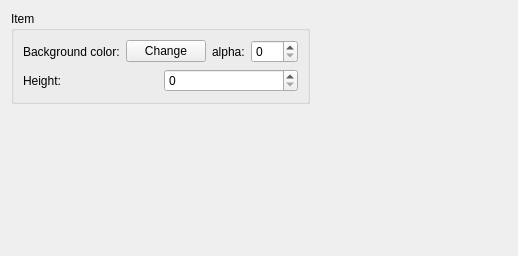
          <widget class="QWidget" name="tab_4" >
           <property name="geometry" >
            <rect>
             <x>0</x>
             <y>0</y>
             <width>518</width>
             <height>256</height>
            </rect>
           </property>
           <attribute name="title" >
            <string>Item</string>
           </attribute>
           <layout class="QGridLayout" name="gridLayout_12" >
            <item row="0" column="0" >
             <widget class="QGroupBox" name="groupBox_4" >
              <property name="title" >
               <string>Item</string>
              </property>
              <layout class="QGridLayout" name="gridLayout_8" >
               <item row="0" column="0" >
                <layout class="QHBoxLayout" name="horizontalLayout_8" >
                 <item>
                  <widget class="QLabel" name="label_12" >
                   <property name="text" >
                    <string>Background color:</string>
                   </property>
                  </widget>
                 </item>
                 <item>
                  <widget class="QPushButton" name="uBackgroundColor" >
                   <property name="text" >
                    <string>Change</string>
                   </property>
                  </widget>
                 </item>
                 <item>
                  <widget class="QLabel" name="label_48" >
                   <property name="text" >
                    <string>alpha:</string>
                   </property>
                  </widget>
                 </item>
                 <item>
                  <widget class="QSpinBox" name="uBackgroundAlpha" >
                   <property name="maximum" >
                    <number>255</number>
                   </property>
                  </widget>
                 </item>
                </layout>
               </item>
               <item row="1" column="0" >
                <layout class="QHBoxLayout" name="horizontalLayout_9" >
                 <item>
                  <widget class="QLabel" name="label_13" >
                   <property name="text" >
                    <string>Height:</string>
                   </property>
                  </widget>
                 </item>
                 <item>
                  <widget class="QSpinBox" name="uHeight" />
                 </item>
                </layout>
               </item>
              </layout>
             </widget>
            </item>
            <item row="0" column="1" >
             <spacer name="horizontalSpacer_6" >
              <property name="orientation" >
               <enum>Qt::Horizontal</enum>
              </property>
              <property name="sizeHint" stdset="0" >
               <size>
                <width>40</width>
                <height>20</height>
               </size>
              </property>
             </spacer>
            </item>
            <item row="1" column="0" >
             <spacer name="verticalSpacer_5" >
              <property name="orientation" >
               <enum>Qt::Vertical</enum>
              </property>
              <property name="sizeHint" stdset="0" >
               <size>
                <width>20</width>
                <height>40</height>
               </size>
              </property>
             </spacer>
            </item>
           </layout>
          </widget>
